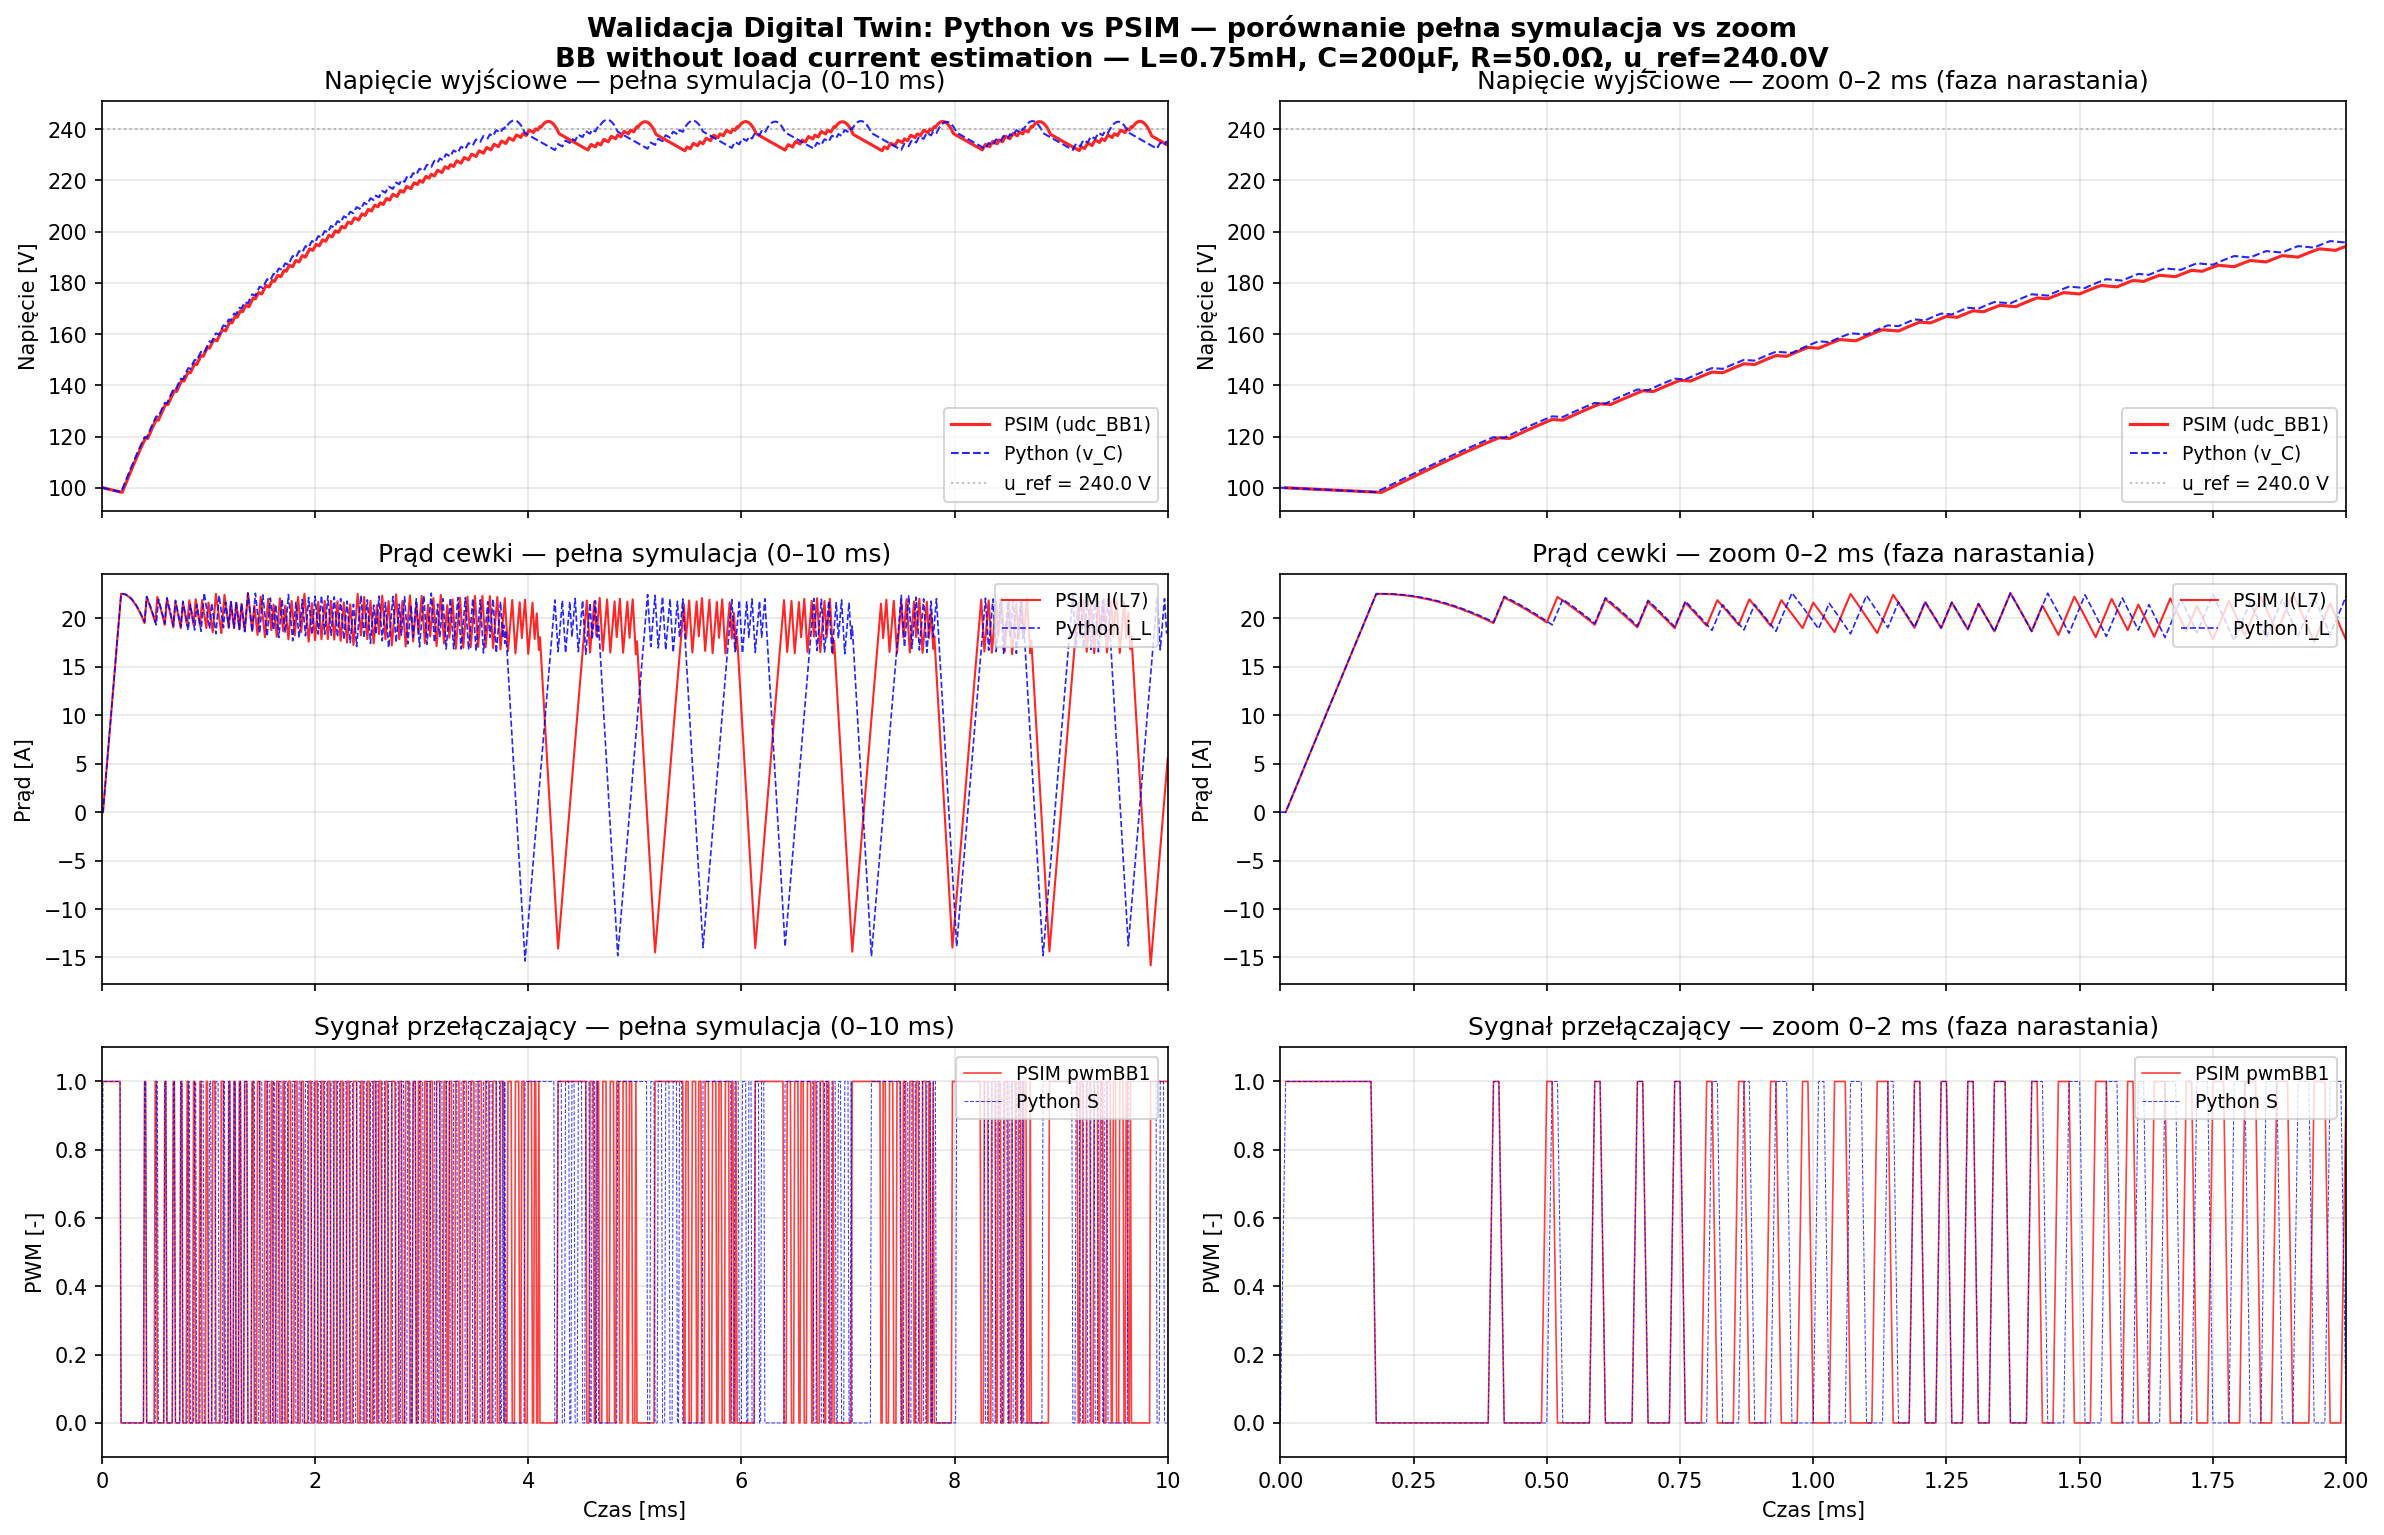

Reproduce this figure in Python.
"""
wykres_zoom_porownanie.py — wykres dwupanelowy: full-sim + zoom 0–2 ms (Krok 2.5).

Generuje wykres porównawczy Python vs PSIM w dwóch wariantach obok siebie:
  • lewa kolumna: pełna symulacja 0–10 ms (3 wiersze: napięcie, prąd, PWM),
  • prawa kolumna: zoom 0–2 ms — faza narastania napięcia, gdzie zgodność
    Python ↔ PSIM jest najwyższa (drobne przesunięcia fazowe pojawiają się
    dopiero ~0.4 ms i narastają w stanie ustalonym).

Kod symulacji Python skopiowany 1:1 z porownanie_bb_psim.py (te same parametry,
ZOH 1-sample delay, dt=10µs, Euler) — gwarantuje że tu zobaczysz dokładnie ten
sam stan układu co na wykresie finalnym, tylko z dodatkowym zoom-em.

Wynik: wykres_zoom_porownanie.png
"""
import numpy as np
import matplotlib
matplotlib.use('Agg')
import matplotlib.pyplot as plt

# ==============================================================================
# 1. WCZYTANIE DANYCH Z PSIM
# ==============================================================================

psim_data = np.loadtxt('psim_bb_wyniki.txt', skiprows=1)

psim_t = psim_data[:, 0]
psim_iL = psim_data[:, 1]
psim_udc = psim_data[:, 3]
psim_pwm = psim_data[:, 7]

# ==============================================================================
# 2. PARAMETRY (identyczne z porownanie_bb_psim.py)
# ==============================================================================

V_in = 100.0
L = 0.75e-3
R_L = 0.05
C = 0.2e-3
R_load = 50.0

u_ref = 240.0
wi = 0.5
i_max = 20.0
alpha = 0.01
beta = 0.98

t_end = 0.010
dt = 10e-6
T_s_ctrl = 10e-6
ctrl_decimation = int(T_s_ctrl / dt)

# ==============================================================================
# 3. SYMULACJA PYTHON (kopia algorytmu z porownanie_bb_psim.py)
# ==============================================================================

t_vals = np.arange(0, t_end, dt)
n_steps = len(t_vals)

i_L_vals = np.zeros(n_steps)
v_C_vals = np.zeros(n_steps)
S_vals = np.zeros(n_steps)

i_L = 0.0
v_C = 100.0
i_exp = 0.0
i_old = 0.0
i_exp_old = 0.0
s = 0.0

i_L_prev_sample = 0.0
v_C_prev_sample = 100.0

i_L_vals[0] = i_L
v_C_vals[0] = v_C


def derivs(iL, vC, s_val):
    if s_val == 1.0:
        diL = (V_in - iL * R_L) / L
        dvC = (-vC / R_load) / C
    else:
        diL = (V_in - iL * R_L - vC) / L
        dvC = (iL - vC / R_load) / C
    return diL, dvC


for k in range(1, n_steps):
    if k % ctrl_decimation == 0:
        i_act = i_L_prev_sample
        uout_act = v_C_prev_sample
        i_L_prev_sample = i_L
        v_C_prev_sample = v_C

        error_u = (1.0 + wi * i_act / u_ref) * u_ref - uout_act
        i_exp = alpha * i_act + alpha * i_old + beta * i_exp_old
        i_old = i_act
        i_exp_old = i_exp
        error_i = 0 * i_exp - i_act
        s = 1.0 if (error_u + wi * error_i) > 0 else 0.0
        if i_act > i_max:
            s = 0.0
        if i_act < -i_max:
            s = 1.0

    i_L_vals[k] = i_L
    v_C_vals[k] = v_C
    diL, dvC = derivs(i_L, v_C, s)
    i_L = i_L + diL * dt
    v_C = v_C + dvC * dt
    S_vals[k] = s

# ==============================================================================
# 4. WYKRES DWUPANELOWY (3 wiersze x 2 kolumny)
# ==============================================================================

t_ms = t_vals * 1000
psim_t_ms = psim_t * 1000

fig, axes = plt.subplots(3, 2, figsize=(16, 10), sharex='col')

# --- Konfiguracja kolumn ---
column_configs = [
    {'col': 0, 'xlim': (0, 10),  'title_suffix': 'pełna symulacja (0–10 ms)'},
    {'col': 1, 'xlim': (0, 2),   'title_suffix': 'zoom 0–2 ms (faza narastania)'},
]

for cfg in column_configs:
    c = cfg['col']

    # Wiersz 0: napięcie wyjściowe
    axes[0, c].plot(psim_t_ms, psim_udc, 'r', linewidth=1.5, label='PSIM (udc_BB1)', alpha=0.85)
    axes[0, c].plot(t_ms, v_C_vals, 'b--', linewidth=1.0, label='Python (v_C)', alpha=0.85)
    axes[0, c].axhline(y=u_ref, color='gray', linestyle=':', linewidth=1, alpha=0.5,
                       label=f'u_ref = {u_ref} V')
    axes[0, c].set_ylabel('Napięcie [V]')
    axes[0, c].set_title(f'Napięcie wyjściowe — {cfg["title_suffix"]}')
    axes[0, c].legend(loc='lower right', fontsize=9)
    axes[0, c].grid(True, alpha=0.3)
    axes[0, c].set_xlim(cfg['xlim'])

    # Wiersz 1: prąd cewki
    axes[1, c].plot(psim_t_ms, psim_iL, 'r', linewidth=1.0, label='PSIM I(L7)', alpha=0.85)
    axes[1, c].plot(t_ms, i_L_vals, 'b--', linewidth=0.8, label='Python i_L', alpha=0.85)
    axes[1, c].set_ylabel('Prąd [A]')
    axes[1, c].set_title(f'Prąd cewki — {cfg["title_suffix"]}')
    axes[1, c].legend(loc='upper right', fontsize=9)
    axes[1, c].grid(True, alpha=0.3)
    axes[1, c].set_xlim(cfg['xlim'])

    # Wiersz 2: PWM
    axes[2, c].plot(psim_t_ms, psim_pwm, 'r', linewidth=0.8, label='PSIM pwmBB1', alpha=0.75)
    axes[2, c].plot(t_ms, S_vals, 'b--', linewidth=0.5, label='Python S', alpha=0.75)
    axes[2, c].set_ylabel('PWM [-]')
    axes[2, c].set_xlabel('Czas [ms]')
    axes[2, c].set_title(f'Sygnał przełączający — {cfg["title_suffix"]}')
    axes[2, c].legend(loc='upper right', fontsize=9)
    axes[2, c].set_ylim([-0.1, 1.1])
    axes[2, c].grid(True, alpha=0.3)
    axes[2, c].set_xlim(cfg['xlim'])

plt.tight_layout()
plt.suptitle(
    'Walidacja Digital Twin: Python vs PSIM — porównanie pełna symulacja vs zoom\n'
    f'BB without load current estimation — L={L*1e3}mH, C={C*1e6:.0f}µF, R={R_load}Ω, u_ref={u_ref}V',
    fontsize=13, fontweight='bold', y=1.02
)
plt.savefig('wykres_zoom_porownanie.png', dpi=150, bbox_inches='tight')
print("Zapisano: wykres_zoom_porownanie.png")
